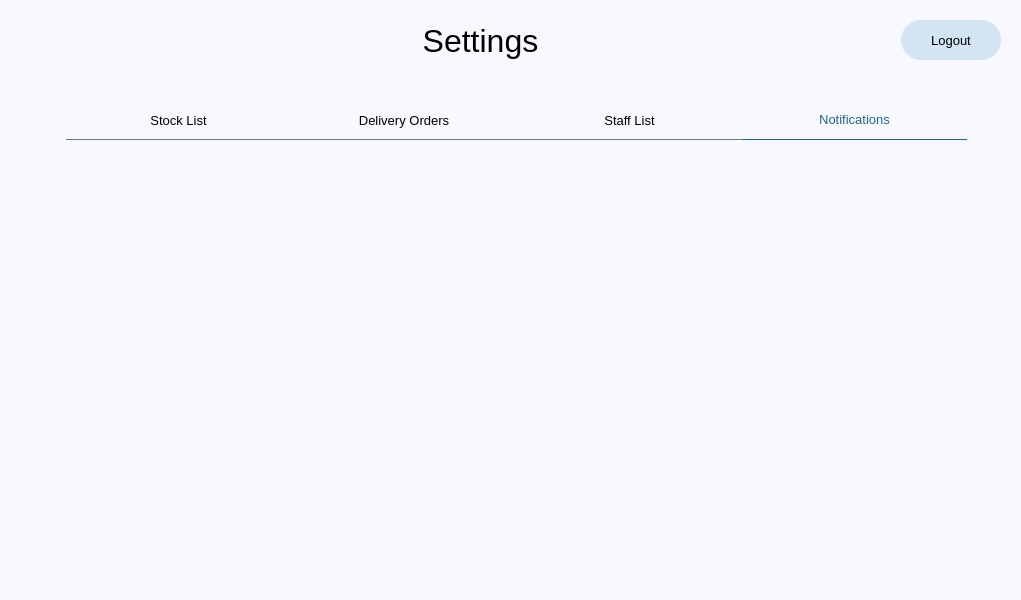
<?xml version="1.0" encoding="UTF-8"?>
<ui version="4.0">
 <class>SettingsWindow</class>
 <widget class="QMainWindow" name="SettingsWindow">
  <property name="geometry">
   <rect>
    <x>0</x>
    <y>0</y>
    <width>1021</width>
    <height>600</height>
   </rect>
  </property>
  <property name="windowTitle">
   <string>MainWindow</string>
  </property>
  <property name="styleSheet">
   <string notr="true">QWidget {
	background-color: #F7F9FE;
}
QLabel#settings {
	color: #000000;
	font-size: 25px;
}
QPushButton#logoutbutton {
	background-color: #E5F1F1;
	border-style: outset;
	border-width: 2px;
	border-radius: 1em;
	font: bold 14px;
	min-width: 5em;
	padding: 6px;
	color: black;
}

QTabWidget::tab-bar {
	width: 1000%;
}

QTabWidget:pane {
	border: none;
}

QTabBar::tab {
	height: 40px;
	border: none;
	border-bottom: 1px solid #71787E;
}

QTabBar::tab:selected {
	color: #256489;
	border-bottom: 1px solid #256489;
}

QScrollBar:vertical {      
    border: none;
    background: #F7F9FE;
    width:10px;
    margin: 0px 0px 0px 0px;
    }
QScrollBar::handle:vertical {
	border-radius: 5px;
    background: #256489;
    min-height: 0px;
}
QScrollBar::add-line:vertical {
    height: 0px;
    subcontrol-position: bottom;
    subcontrol-origin: margin;
}
QScrollBar::sub-line:vertical {
    height: 0 px;
    subcontrol-position: top;
    subcontrol-origin: margin;
}</string>
  </property>
  <widget class="QWidget" name="centralwidget">
   <widget class="QWidget" name="layoutWidget">
    <property name="geometry">
     <rect>
      <x>0</x>
      <y>0</y>
      <width>1021</width>
      <height>61</height>
     </rect>
    </property>
    <layout class="QHBoxLayout" name="TopBar">
     <property name="sizeConstraint">
      <enum>QLayout::SetDefaultConstraint</enum>
     </property>
     <property name="leftMargin">
      <number>20</number>
     </property>
     <property name="topMargin">
      <number>20</number>
     </property>
     <property name="rightMargin">
      <number>20</number>
     </property>
     <property name="bottomMargin">
      <number>0</number>
     </property>
     <item>
      <widget class="QPushButton" name="closeButton">
       <property name="sizePolicy">
        <sizepolicy hsizetype="Fixed" vsizetype="Fixed">
         <horstretch>0</horstretch>
         <verstretch>0</verstretch>
        </sizepolicy>
       </property>
       <property name="minimumSize">
        <size>
         <width>40</width>
         <height>40</height>
        </size>
       </property>
       <property name="maximumSize">
        <size>
         <width>40</width>
         <height>40</height>
        </size>
       </property>
       <property name="palette">
        <palette>
         <active>
          <colorrole role="Button">
           <brush brushstyle="SolidPattern">
            <color alpha="255">
             <red>247</red>
             <green>249</green>
             <blue>254</blue>
            </color>
           </brush>
          </colorrole>
          <colorrole role="Base">
           <brush brushstyle="SolidPattern">
            <color alpha="255">
             <red>247</red>
             <green>249</green>
             <blue>254</blue>
            </color>
           </brush>
          </colorrole>
          <colorrole role="Window">
           <brush brushstyle="SolidPattern">
            <color alpha="255">
             <red>247</red>
             <green>249</green>
             <blue>254</blue>
            </color>
           </brush>
          </colorrole>
         </active>
         <inactive>
          <colorrole role="Button">
           <brush brushstyle="SolidPattern">
            <color alpha="255">
             <red>247</red>
             <green>249</green>
             <blue>254</blue>
            </color>
           </brush>
          </colorrole>
          <colorrole role="Base">
           <brush brushstyle="SolidPattern">
            <color alpha="255">
             <red>247</red>
             <green>249</green>
             <blue>254</blue>
            </color>
           </brush>
          </colorrole>
          <colorrole role="Window">
           <brush brushstyle="SolidPattern">
            <color alpha="255">
             <red>247</red>
             <green>249</green>
             <blue>254</blue>
            </color>
           </brush>
          </colorrole>
         </inactive>
         <disabled>
          <colorrole role="Button">
           <brush brushstyle="SolidPattern">
            <color alpha="255">
             <red>247</red>
             <green>249</green>
             <blue>254</blue>
            </color>
           </brush>
          </colorrole>
          <colorrole role="Base">
           <brush brushstyle="SolidPattern">
            <color alpha="255">
             <red>247</red>
             <green>249</green>
             <blue>254</blue>
            </color>
           </brush>
          </colorrole>
          <colorrole role="Window">
           <brush brushstyle="SolidPattern">
            <color alpha="255">
             <red>247</red>
             <green>249</green>
             <blue>254</blue>
            </color>
           </brush>
          </colorrole>
         </disabled>
        </palette>
       </property>
       <property name="cursor">
        <cursorShape>PointingHandCursor</cursorShape>
       </property>
       <property name="styleSheet">
        <string notr="true">image: url(:/Default/Icons/Res/close.svg);
border: none;</string>
       </property>
       <property name="text">
        <string/>
       </property>
      </widget>
     </item>
     <item>
      <widget class="QLabel" name="label">
       <property name="font">
        <font>
         <pointsize>24</pointsize>
        </font>
       </property>
       <property name="text">
        <string>Settings</string>
       </property>
       <property name="alignment">
        <set>Qt::AlignCenter</set>
       </property>
      </widget>
     </item>
     <item>
      <widget class="QPushButton" name="logoutButton">
       <property name="minimumSize">
        <size>
         <width>0</width>
         <height>40</height>
        </size>
       </property>
       <property name="maximumSize">
        <size>
         <width>100</width>
         <height>40</height>
        </size>
       </property>
       <property name="font">
        <font>
         <pointsize>10</pointsize>
        </font>
       </property>
       <property name="cursor">
        <cursorShape>ArrowCursor</cursorShape>
       </property>
       <property name="focusPolicy">
        <enum>Qt::StrongFocus</enum>
       </property>
       <property name="autoFillBackground">
        <bool>false</bool>
       </property>
       <property name="styleSheet">
        <string notr="true">border: none;
border-radius: 20;
background-color: #D3E5F5;
selection-background-color: rgb(196, 212, 227);</string>
       </property>
       <property name="text">
        <string>Logout</string>
       </property>
       <property name="autoDefault">
        <bool>false</bool>
       </property>
       <property name="default">
        <bool>false</bool>
       </property>
       <property name="flat">
        <bool>false</bool>
       </property>
      </widget>
     </item>
    </layout>
   </widget>
   <widget class="QTabWidget" name="tabWidget">
    <property name="geometry">
     <rect>
      <x>66</x>
      <y>99</y>
      <width>901</width>
      <height>451</height>
     </rect>
    </property>
    <property name="font">
     <font>
      <pointsize>10</pointsize>
     </font>
    </property>
    <property name="styleSheet">
     <string notr="true"/>
    </property>
    <property name="tabPosition">
     <enum>QTabWidget::North</enum>
    </property>
    <property name="tabShape">
     <enum>QTabWidget::Rounded</enum>
    </property>
    <property name="currentIndex">
     <number>3</number>
    </property>
    <property name="iconSize">
     <size>
      <width>16</width>
      <height>16</height>
     </size>
    </property>
    <widget class="QWidget" name="StockTab">
     <property name="styleSheet">
      <string notr="true"/>
     </property>
     <attribute name="title">
      <string>Stock List</string>
     </attribute>
     <widget class="QWidget" name="horizontalLayoutWidget">
      <property name="geometry">
       <rect>
        <x>0</x>
        <y>0</y>
        <width>901</width>
        <height>51</height>
       </rect>
      </property>
      <layout class="QHBoxLayout" name="horizontalLayout">
       <property name="spacing">
        <number>0</number>
       </property>
       <item>
        <widget class="QLabel" name="SearchIcon">
         <property name="sizePolicy">
          <sizepolicy hsizetype="Minimum" vsizetype="Expanding">
           <horstretch>0</horstretch>
           <verstretch>0</verstretch>
          </sizepolicy>
         </property>
         <property name="minimumSize">
          <size>
           <width>40</width>
           <height>40</height>
          </size>
         </property>
         <property name="maximumSize">
          <size>
           <width>100</width>
           <height>100</height>
          </size>
         </property>
         <property name="autoFillBackground">
          <bool>false</bool>
         </property>
         <property name="styleSheet">
          <string notr="true">background-image: url(:/Default/Icons/Res/search.svg);
background-repeat: no-repeat;
background-position: center;
border-bottom: 1px solid #71787E;</string>
         </property>
         <property name="text">
          <string/>
         </property>
         <property name="alignment">
          <set>Qt::AlignCenter</set>
         </property>
        </widget>
       </item>
       <item>
        <widget class="QLineEdit" name="stockSearchBar">
         <property name="sizePolicy">
          <sizepolicy hsizetype="Expanding" vsizetype="Expanding">
           <horstretch>0</horstretch>
           <verstretch>0</verstretch>
          </sizepolicy>
         </property>
         <property name="minimumSize">
          <size>
           <width>0</width>
           <height>40</height>
          </size>
         </property>
         <property name="maximumSize">
          <size>
           <width>16777215</width>
           <height>72</height>
          </size>
         </property>
         <property name="font">
          <font>
           <pointsize>10</pointsize>
          </font>
         </property>
         <property name="styleSheet">
          <string notr="true">border: none;
border-bottom: 1px solid #71787E;
padding: 0 10;</string>
         </property>
         <property name="inputMask">
          <string/>
         </property>
         <property name="maxLength">
          <number>100</number>
         </property>
         <property name="placeholderText">
          <string>Search Stock...</string>
         </property>
         <property name="cursorMoveStyle">
          <enum>Qt::VisualMoveStyle</enum>
         </property>
         <property name="clearButtonEnabled">
          <bool>false</bool>
         </property>
        </widget>
       </item>
      </layout>
     </widget>
     <widget class="QPushButton" name="addStockButton">
      <property name="geometry">
       <rect>
        <x>740</x>
        <y>360</y>
        <width>141</width>
        <height>30</height>
       </rect>
      </property>
      <property name="sizePolicy">
       <sizepolicy hsizetype="Minimum" vsizetype="Fixed">
        <horstretch>0</horstretch>
        <verstretch>0</verstretch>
       </sizepolicy>
      </property>
      <property name="minimumSize">
       <size>
        <width>100</width>
        <height>30</height>
       </size>
      </property>
      <property name="maximumSize">
       <size>
        <width>200</width>
        <height>30</height>
       </size>
      </property>
      <property name="font">
       <font>
        <pointsize>10</pointsize>
       </font>
      </property>
      <property name="cursor">
       <cursorShape>ArrowCursor</cursorShape>
      </property>
      <property name="focusPolicy">
       <enum>Qt::StrongFocus</enum>
      </property>
      <property name="autoFillBackground">
       <bool>false</bool>
      </property>
      <property name="styleSheet">
       <string notr="true">border: none;
border-radius: 15;
background-color: #256489;
selection-background-color: rgb(196, 212, 227);
color: #ffffff;</string>
      </property>
      <property name="text">
       <string>+ Add New Stock</string>
      </property>
      <property name="autoRepeatInterval">
       <number>100</number>
      </property>
      <property name="autoDefault">
       <bool>false</bool>
      </property>
      <property name="default">
       <bool>false</bool>
      </property>
      <property name="flat">
       <bool>false</bool>
      </property>
     </widget>
     <widget class="QScrollArea" name="stockScroll">
      <property name="geometry">
       <rect>
        <x>0</x>
        <y>50</y>
        <width>901</width>
        <height>291</height>
       </rect>
      </property>
      <property name="frameShape">
       <enum>QFrame::NoFrame</enum>
      </property>
      <property name="frameShadow">
       <enum>QFrame::Plain</enum>
      </property>
      <property name="verticalScrollBarPolicy">
       <enum>Qt::ScrollBarAsNeeded</enum>
      </property>
      <property name="horizontalScrollBarPolicy">
       <enum>Qt::ScrollBarAlwaysOff</enum>
      </property>
      <property name="sizeAdjustPolicy">
       <enum>QAbstractScrollArea::AdjustIgnored</enum>
      </property>
      <property name="widgetResizable">
       <bool>true</bool>
      </property>
      <property name="alignment">
       <set>Qt::AlignJustify|Qt::AlignTop</set>
      </property>
      <widget class="QWidget" name="stockScrollContents">
       <property name="geometry">
        <rect>
         <x>0</x>
         <y>0</y>
         <width>901</width>
         <height>291</height>
        </rect>
       </property>
       <property name="sizePolicy">
        <sizepolicy hsizetype="Fixed" vsizetype="Expanding">
         <horstretch>0</horstretch>
         <verstretch>0</verstretch>
        </sizepolicy>
       </property>
       <property name="minimumSize">
        <size>
         <width>901</width>
         <height>0</height>
        </size>
       </property>
       <property name="maximumSize">
        <size>
         <width>901</width>
         <height>10000</height>
        </size>
       </property>
       <widget class="QWidget" name="verticalLayoutWidget">
        <property name="geometry">
         <rect>
          <x>0</x>
          <y>0</y>
          <width>2</width>
          <height>2</height>
         </rect>
        </property>
        <layout class="QVBoxLayout" name="stockLayout">
         <property name="spacing">
          <number>0</number>
         </property>
         <property name="sizeConstraint">
          <enum>QLayout::SetFixedSize</enum>
         </property>
        </layout>
       </widget>
      </widget>
     </widget>
    </widget>
    <widget class="QWidget" name="OrderTab">
     <attribute name="title">
      <string>Delivery Orders</string>
     </attribute>
     <widget class="QScrollArea" name="orderScroll">
      <property name="geometry">
       <rect>
        <x>0</x>
        <y>0</y>
        <width>901</width>
        <height>341</height>
       </rect>
      </property>
      <property name="frameShape">
       <enum>QFrame::NoFrame</enum>
      </property>
      <property name="horizontalScrollBarPolicy">
       <enum>Qt::ScrollBarAlwaysOff</enum>
      </property>
      <property name="widgetResizable">
       <bool>true</bool>
      </property>
      <widget class="QWidget" name="orderScrollContents">
       <property name="geometry">
        <rect>
         <x>0</x>
         <y>0</y>
         <width>901</width>
         <height>341</height>
        </rect>
       </property>
       <widget class="QWidget" name="verticalLayoutWidget_2">
        <property name="geometry">
         <rect>
          <x>-1</x>
          <y>-1</y>
          <width>901</width>
          <height>341</height>
         </rect>
        </property>
        <layout class="QVBoxLayout" name="orderLayout">
         <property name="spacing">
          <number>0</number>
         </property>
         <property name="sizeConstraint">
          <enum>QLayout::SetFixedSize</enum>
         </property>
        </layout>
       </widget>
      </widget>
     </widget>
     <widget class="QPushButton" name="addOrderButton">
      <property name="geometry">
       <rect>
        <x>740</x>
        <y>360</y>
        <width>141</width>
        <height>30</height>
       </rect>
      </property>
      <property name="sizePolicy">
       <sizepolicy hsizetype="Minimum" vsizetype="Fixed">
        <horstretch>0</horstretch>
        <verstretch>0</verstretch>
       </sizepolicy>
      </property>
      <property name="minimumSize">
       <size>
        <width>100</width>
        <height>30</height>
       </size>
      </property>
      <property name="maximumSize">
       <size>
        <width>200</width>
        <height>30</height>
       </size>
      </property>
      <property name="font">
       <font>
        <pointsize>10</pointsize>
       </font>
      </property>
      <property name="cursor">
       <cursorShape>ArrowCursor</cursorShape>
      </property>
      <property name="focusPolicy">
       <enum>Qt::StrongFocus</enum>
      </property>
      <property name="autoFillBackground">
       <bool>false</bool>
      </property>
      <property name="styleSheet">
       <string notr="true">border: none;
border-radius: 15;
background-color: #256489;
selection-background-color: rgb(196, 212, 227);
color: #ffffff;</string>
      </property>
      <property name="text">
       <string>+ Add New Order</string>
      </property>
      <property name="autoRepeatInterval">
       <number>100</number>
      </property>
      <property name="autoDefault">
       <bool>false</bool>
      </property>
      <property name="default">
       <bool>false</bool>
      </property>
      <property name="flat">
       <bool>false</bool>
      </property>
     </widget>
    </widget>
    <widget class="QWidget" name="StaffTab">
     <attribute name="title">
      <string>Staff List</string>
     </attribute>
     <widget class="QScrollArea" name="staffScroll">
      <property name="geometry">
       <rect>
        <x>0</x>
        <y>0</y>
        <width>901</width>
        <height>341</height>
       </rect>
      </property>
      <property name="frameShape">
       <enum>QFrame::NoFrame</enum>
      </property>
      <property name="horizontalScrollBarPolicy">
       <enum>Qt::ScrollBarAlwaysOff</enum>
      </property>
      <property name="widgetResizable">
       <bool>true</bool>
      </property>
      <widget class="QWidget" name="staffScrollContents">
       <property name="geometry">
        <rect>
         <x>0</x>
         <y>0</y>
         <width>901</width>
         <height>341</height>
        </rect>
       </property>
       <widget class="QWidget" name="verticalLayoutWidget_3">
        <property name="geometry">
         <rect>
          <x>-1</x>
          <y>-1</y>
          <width>901</width>
          <height>341</height>
         </rect>
        </property>
        <layout class="QVBoxLayout" name="staffLayout">
         <property name="spacing">
          <number>0</number>
         </property>
         <property name="sizeConstraint">
          <enum>QLayout::SetFixedSize</enum>
         </property>
        </layout>
       </widget>
      </widget>
     </widget>
     <widget class="QPushButton" name="addStaffButton">
      <property name="geometry">
       <rect>
        <x>740</x>
        <y>360</y>
        <width>141</width>
        <height>30</height>
       </rect>
      </property>
      <property name="sizePolicy">
       <sizepolicy hsizetype="Minimum" vsizetype="Fixed">
        <horstretch>0</horstretch>
        <verstretch>0</verstretch>
       </sizepolicy>
      </property>
      <property name="minimumSize">
       <size>
        <width>100</width>
        <height>30</height>
       </size>
      </property>
      <property name="maximumSize">
       <size>
        <width>200</width>
        <height>30</height>
       </size>
      </property>
      <property name="font">
       <font>
        <pointsize>10</pointsize>
       </font>
      </property>
      <property name="cursor">
       <cursorShape>ArrowCursor</cursorShape>
      </property>
      <property name="focusPolicy">
       <enum>Qt::StrongFocus</enum>
      </property>
      <property name="autoFillBackground">
       <bool>false</bool>
      </property>
      <property name="styleSheet">
       <string notr="true">border: none;
border-radius: 15;
background-color: #256489;
selection-background-color: rgb(196, 212, 227);
color: #ffffff;</string>
      </property>
      <property name="text">
       <string>+ Add New Staff</string>
      </property>
      <property name="autoRepeatInterval">
       <number>100</number>
      </property>
      <property name="autoDefault">
       <bool>false</bool>
      </property>
      <property name="default">
       <bool>false</bool>
      </property>
      <property name="flat">
       <bool>false</bool>
      </property>
     </widget>
    </widget>
    <widget class="QWidget" name="NotifTab">
     <attribute name="title">
      <string>Notifications</string>
     </attribute>
     <widget class="QScrollArea" name="notifScroll">
      <property name="geometry">
       <rect>
        <x>0</x>
        <y>0</y>
        <width>901</width>
        <height>401</height>
       </rect>
      </property>
      <property name="frameShape">
       <enum>QFrame::NoFrame</enum>
      </property>
      <property name="horizontalScrollBarPolicy">
       <enum>Qt::ScrollBarAlwaysOff</enum>
      </property>
      <property name="widgetResizable">
       <bool>true</bool>
      </property>
      <widget class="QWidget" name="notifScrollContents">
       <property name="geometry">
        <rect>
         <x>0</x>
         <y>0</y>
         <width>901</width>
         <height>401</height>
        </rect>
       </property>
       <widget class="QWidget" name="verticalLayoutWidget_4">
        <property name="geometry">
         <rect>
          <x>-1</x>
          <y>-1</y>
          <width>901</width>
          <height>401</height>
         </rect>
        </property>
        <layout class="QVBoxLayout" name="notifLayout">
         <property name="spacing">
          <number>0</number>
         </property>
         <property name="sizeConstraint">
          <enum>QLayout::SetFixedSize</enum>
         </property>
        </layout>
       </widget>
      </widget>
     </widget>
    </widget>
   </widget>
  </widget>
 </widget>
 <resources/>
 <connections/>
</ui>
